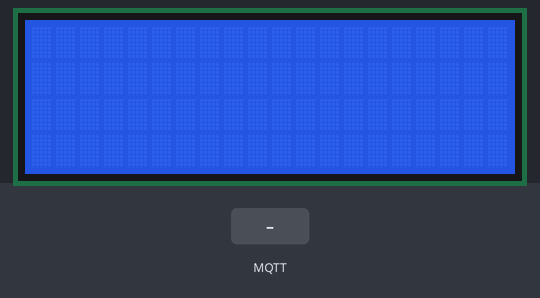
Recording of a sketch running on a simulated ESP8266 (Wemos D1 mini). On the bench: 20×4 character LCD. Inputs (shaded band) come from the test bench. WiFi joins after 1.5 s; servers stay silent unless stated; no MQTT or app messages arrive unless stated; what the sketch prints to the serial monitor is not drawn.

Above: at 1.2 s.
1.3 s: MQTT message "1" arrives on the first subscribed topic
19.7 s: MQTT message "on" arrives on the first subscribed topic
At 22.3 s:
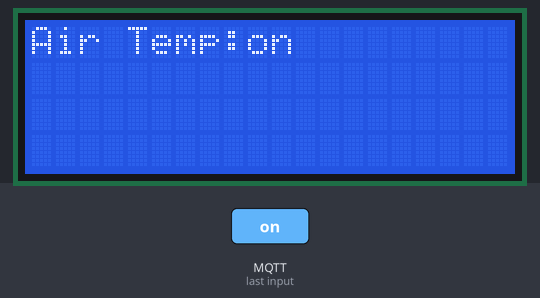
23.1 s: MQTT message "off" arrives on the first subscribed topic
At 23.7 s:
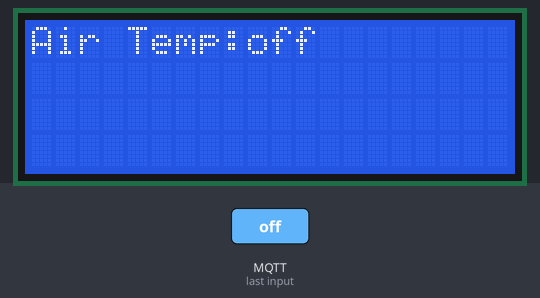
24.9 s: MQTT message "1" arrives on the second subscribed topic
At 26.0 s:
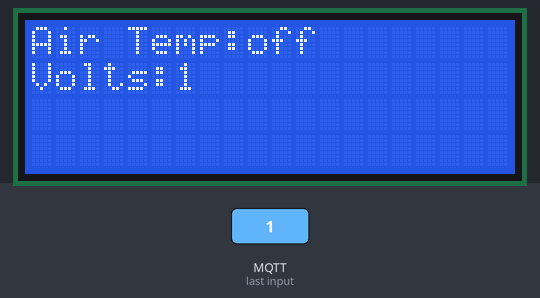
26.7 s: MQTT message "1" arrives on the third subscribed topic
At 27.2 s:
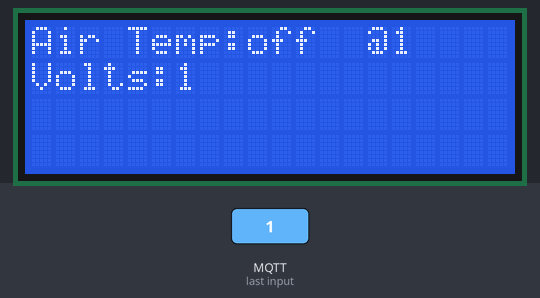
28.5 s: MQTT message "on" arrives on the second subscribed topic
At 30.0 s:
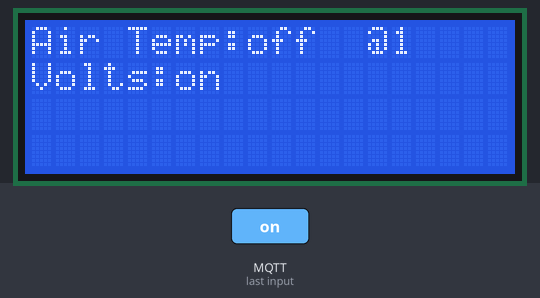
Timing chart, 0 to 31.3 s (numbered marks = the images above; inputs shaded):
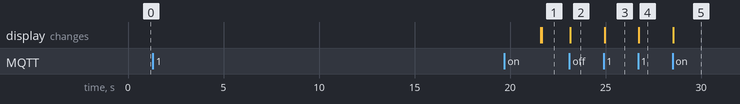

Measured:
- after the input at 1.3 s, every drawn part: stays the same
- after the input at 19.7 s, the display: first differs from a run without the input after 1.9 s (image 1)
- after the input at 23.1 s, the display: changes after 0.05 s (image 2)
- after the input at 24.9 s, the display: changes at once (image 3)
- after the input at 26.7 s, the display: changes at once (image 4)
- after the input at 28.5 s, the display: changes at once (image 5)

The sketch:

00_receive_pool_and_air_6_27.ino
```cpp
/*                                                                                                                                                                                /*********
  Steve Fisch May, 2020
  Code taken and modified from three sources, all by Rui Santos of:

https://randomnerdterdtutorials.com
https://rntlab.com/question/esp32-mqtt-subscribe-to-multiple-topics/
https://randomnerdtutorials.com/esp8266-nodemcu-mqtt-publish-ds18b20-arduino/
https://randomnerdtutorials.com/esp32-esp8266-i2c-lcd-arduino-ide/


 Using MQTT readings from By 3KU_Delta in

 https://www.instructables.com/id/Crocodile-Solar-Pool-Sensor/
*********/

// now adding air

#include <ESP8266WiFi.h>
#include <Ticker.h>
#include <AsyncMqttClient.h>
#include <LiquidCrystal_I2C.h>


// Change the credentials below, so your ESP8266 connects to your router
#define WIFI_SSID "Steves"
#define WIFI_PASSWORD "sef-1969-CHERYL-1216"

// Change the MQTT_HOST variable to your Raspberry Pi IP address,
// so it connects to your Mosquitto MQTT broker

#define MQTT_HOST IPAddress(192, 168, 1, 88)
#define MQTT_PORT 1883

// Create objects to handle MQTT client
AsyncMqttClient mqttClient;
Ticker mqttReconnectTimer;
Ticker wifiReconnectTimer;
WiFiEventHandler wifiConnectHandler;
WiFiEventHandler wifiDisconnectHandler;

// Set the LCD number of columns and rows
const int lcdColumns = 20;
const int lcdRows = 4;
float airtemp;
float solarcroc;
String temperatureString = "";
// tostrf(airtemp, 3, 1, airtemp1);
// dtostrf(solarcroc, 3, 1, airtemp1)

// Set LCD address, number of columns and rows
// if you don't know your display address, run an I2C scanner sketch
LiquidCrystal_I2C lcd(0x27, lcdColumns, lcdRows);


void connectToWifi() {
  Serial.println("Connecting to Wi-Fi...");
  WiFi.begin(WIFI_SSID, WIFI_PASSWORD);
}

void onWifiConnect(const WiFiEventStationModeGotIP& event) {
  Serial.println("Connected to Wi-Fi.");
 connectToMqtt();
}

void onWifiDisconnect(const WiFiEventStationModeDisconnected& event) {
  Serial.println("Disconnected from Wi-Fi.");
  mqttReconnectTimer.detach(); // ensure we don't reconnect to MQTT while reconnecting to Wi-Fi
  wifiReconnectTimer.once(2, connectToWifi);
}

void connectToMqtt() {
  Serial.println("Connecting to MQTT...");
  mqttClient.connect();
}

void onMqttConnect(bool sessionPresent){
  delay(10000);
  Serial.println("Connected to MQTT.");
  Serial.print("Session present: ");
  Serial.println(sessionPresent);


  uint16_t packetIdSub  =  mqttClient.subscribe("home/pool/airtemp/tempc", 1);
  uint16_t packetIdSub1 = mqttClient.subscribe("home/pool/airtemp/battv", 1);
  uint16_t packetIdSub2 = mqttClient.subscribe("home/pool/airtemp/lastupdate", 1);
  uint16_t packetIdSub3 =  mqttClient.subscribe("home/pool/solarcroc/tempc", 1);
  uint16_t packetIdSub4 = mqttClient.subscribe("home/pool/solarcroc/lastupdate", 1);
  uint16_t packetIdSub5 = mqttClient.subscribe("home/pool/solarcroc/battv", 1);


  Serial.print("Subscribing at QoS 0, packetId: ");
  Serial.println(packetIdSub);
  Serial.print("Subscribing at QoS 0, packetId: ");
  Serial.println(packetIdSub1);
  Serial.print("Subscribing at QoS 0, packetId: ");
  Serial.println(packetIdSub2);
  Serial.print("Subscribing at QoS 0, packetId: ");
  Serial.println(packetIdSub3);
  Serial.print("Subscribing at QoS 0, packetId: ");
  Serial.println(packetIdSub4);
  Serial.print("Subscribing at QoS 0, packetId: ");
  Serial.println(packetIdSub5);
  delay(10000);
}
  void onMqttDisconnect(AsyncMqttClientDisconnectReason reason) {
  Serial.println("Disconnected from MQTT.");

  if (WiFi.isConnected()) {
    mqttReconnectTimer.once(2, connectToMqtt);
  }
}

void onMqttSubscribe(uint16_t packetId, uint8_t qos) {
  Serial.println("Subscribe acknowledged.");
  Serial.print("  packetId: ");
  Serial.println(packetId);
  Serial.print("  qos: ");
  Serial.println(qos);
}

void onMqttUnsubscribe(uint16_t packetId) {
  Serial.println("Unsubscribe acknowledged.");
  Serial.print("  packetId: ");
  Serial.println(packetId);
}

// You can modify this function to handle what happens when you receive a certain message in a specific topic
void onMqttMessage(char* topic, char* payload, AsyncMqttClientMessageProperties properties, size_t len, size_t index, size_t total)
{
  String messageTemp;
  for (int i = 0; i < len; i++) {
    Serial.print((char)payload[i]);
    messageTemp += (char)payload[i];
}


if (strcmp(topic, "home/pool/airtemp/tempc") == 0) {
    lcd.clear();
    lcd.setCursor(0, 0);
    lcd.print("Air Temp:");
    lcd.print(messageTemp);
  }


if (strcmp(topic, "home/pool/airtemp/lastupdate") == 0) {
     lcd.setCursor(14,0);
     lcd.print("@");
     lcd.print(messageTemp);

}

if (strcmp(topic, "home/pool/airtemp/battv") == 0) {
     lcd.setCursor (0, 1);
     lcd.print("Volts:");
     lcd.print(messageTemp);
}


if (strcmp(topic, "home/pool/solarcroc/tempc") == 0) {
    lcd.setCursor(0, 2);
    lcd.print("Pooltemp:");
    lcd.print(messageTemp);
  }

if (strcmp(topic, "home/pool/solarcroc/lastupdate") == 0) {
     lcd.setCursor(14,2);
     lcd.print("@");
     lcd.print(messageTemp);
}

if (strcmp(topic, "home/pool/solarcroc/battv") == 0) {
     lcd.setCursor (0,3);
     lcd.print("Volts:");
     lcd.print(messageTemp);
}

  Serial.println("Publish received.");
  Serial.print("  message: ");
  Serial.println(messageTemp);
  Serial.print("  topic: ");
  Serial.println(topic);
  Serial.print("  qos: ");
  Serial.println(properties.qos);
  Serial.print("  dup: ");
  Serial.println(properties.dup);
  Serial.print("  retain: ");
  Serial.println(properties.retain);
  Serial.print("  len: ");
  Serial.println(len);
  Serial.print("  index: ");
  Serial.println(index);
  Serial.print("  total: ");
  Serial.println(total);
 }

void setup() {
  Serial.begin(115200);
 // Initialize LCD
  lcd.init();
  // Turn on LCD backlight
  lcd.backlight();

  wifiConnectHandler = WiFi.onStationModeGotIP(onWifiConnect);
  wifiDisconnectHandler = WiFi.onStationModeDisconnected(onWifiDisconnect);

  mqttClient.onConnect(onMqttConnect);
  mqttClient.onDisconnect(onMqttDisconnect);
  mqttClient.onSubscribe(onMqttSubscribe);
  mqttClient.onUnsubscribe(onMqttUnsubscribe);
  mqttClient.onMessage(onMqttMessage);
  mqttClient.setServer(MQTT_HOST, MQTT_PORT);
  connectToWifi();
}

void loop()
{ }
```
